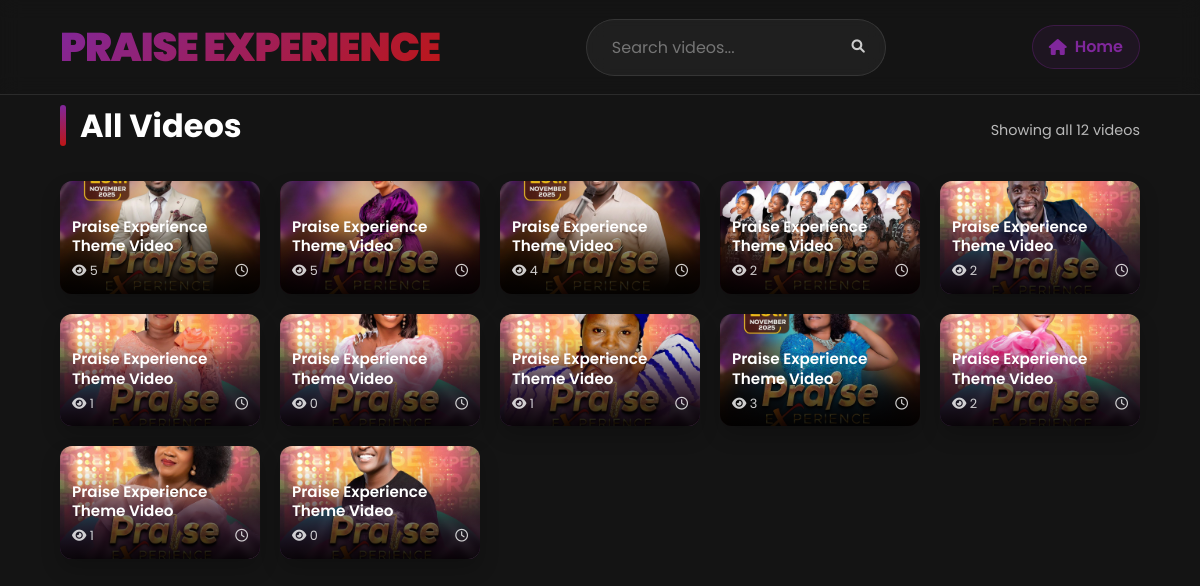
Page /core/videos/ on the committed database.
### item/models.py (models this page shows, shortened)
class Videos(models.Model):
    artist = models.ForeignKey(Artist,related_name='item', on_delete=models.CASCADE)
    title = models.CharField(max_length=255)
    cover_image = models.ImageField(upload_to='image',blank=True,null=True)
    videos = models.FileField(upload_to='videos',blank=True,null=True)
    description = models.TextField(blank=True,null=True)
    created_at = models.DateTimeField(auto_now_add=True)
    views = models.PositiveBigIntegerField(default=0)

### core/views.py (the view, shortened to what this page needs)
# urls.py: path('videos/',views.video,name='video'),
def video(request):
    watch_id = request.GET.get('watch')
    artist = Artist.objects.all()
    videos = Videos.objects.all()[ : 20]
    return render(request, 'core/videos.html', {
        'artist': artist,
        'videos': videos
    })

### core/templates/core/videos.html (shortened to what this page needs)
<!DOCTYPE html>
<html lang="en">
<head>
    <link rel="stylesheet" href="https://cdnjs.cloudflare.com/ajax/libs/font-awesome/6.0.0-beta3/css/all.min.css">
</head>
<body>
    <header id="main-header">
        <nav>
            <div class="logo">PRAISE EXPERIENCE</div>
            <div class="search-container">
                <div class="search-box">
                    <input type="text" id="searchInput" placeholder="Search videos..." aria-label="Search videos">
                    <button id="searchButton" aria-label="Search">
                        <i class="fas fa-search"></i>
                    </button>
                </div>
            </div>
            <a href="{% url 'core:index' %}" class="home-link">
                <i class="fas fa-home"></i>
                Home
            </a>
        </nav>
    </header>
    <main>
        <section class="video-grid-section">
            <div class="section-header">
                <h2 class="section-title">
                    {% if request.GET.watch %}More Videos{% else %}All Videos{% endif %}
                </h2>
                <div class="search-results-info" id="resultsInfo">
                    Showing all {{ videos|length }} videos
                </div>
            </div>
            <div class="video-grid" id="videoGrid">
                {% for video in videos %}
                    <div class="video-card" onclick="window.location='?watch={{ video.id }}'" data-title="{{ video.title|lower }}" data-views="{{ video.views }}" data-date="{{ video.created_at|date:'Y-m-d' }}">
                        <div class="video-thumbnail">
                            <img src="{{ video.cover_image.url }}" alt="{{ video.title }}">
                        </div>
                        <div class="video-card-info">
                            <h3 class="video-card-title">{{ video.title }}</h3>
                            <div class="video-card-meta">
                                <span><i class="fas fa-eye"></i> {{ video.views }}</span>
                                <span><i class="far fa-clock"></i> {{ video.duration }}</span>
                            </div>
                        </div>
                    </div>
                {% endfor %}
            </div>
        </section>
    </main>
</body>
</html>

### core/templates/core/videos.html (style rules this page uses)
:root { --glory-gold: #80279c; --royal-purple: #4B0082; --holy-spirit-red: #bd1616; --heavenly-white: #F8F8FF; --divine-dark: #0A0A1A; --premium-black: #141414; --worship-blue: #1E90FF; --glass-effect: rgba(255, 255, 255, 0.05); --glass-border: rgba(255, 255, 255, 0.1); --glow-effect: 0 0 15px rgba(128, 39, 156, 0.5); }
* { margin: 0; padding: 0; box-sizing: border-box; font-family: 'Poppins', 'Helvetica Neue', sans-serif; }
body { background: var(--premium-black); color: var(--heavenly-white); overflow-x: hidden; line-height: 1.6; }
header { position: fixed; top: 0; width: 100%; padding: 15px 5%; z-index: 1000; background: rgba(20, 20, 20, 0.9); backdrop-filter: blur(10px); -webkit-backdrop-filter: blur(10px); border-bottom: 1px solid var(--glass-border); transition: all 0.5s cubic-bezier(0.16, 1, 0.3, 1); }
nav { display: flex; justify-content: space-between; align-items: center; width: 100%; }
.logo { font-size: 2.5rem; font-weight: 900; background: linear-gradient(135deg, var(--glory-gold), var(--holy-spirit-red)); -webkit-background-clip: text; -webkit-text-fill-color: transparent; letter-spacing: -1px; position: relative; }
.logo::after { content: ''; position: absolute; bottom: 5px; left: 0; width: 100%; height: 3px; background: linear-gradient(90deg, var(--glory-gold), transparent); transform: scaleX(0); transform-origin: right; transition: transform 0.5s ease; }
.search-container { display: flex; align-items: center; gap: 15px; }
.search-box { display: flex; align-items: center; background: var(--glass-effect); border: 1px solid var(--glass-border); border-radius: 30px; padding: 10px 20px; width: 300px; backdrop-filter: blur(10px); transition: all 0.3s ease; }
.search-box input { background: transparent; border: none; color: white; width: 100%; padding: 5px; outline: none; font-size: 1rem; }
.search-box button { background: transparent; border: none; color: #ccc; cursor: pointer; transition: all 0.3s; }
.search-results-info { margin-top: 10px; color: rgba(255, 255, 255, 0.7); font-size: 0.9rem; text-align: center; }
main { padding-top: 100px; position: relative; }
.video-grid-section { padding: 0 5% 80px; max-width: 1400px; margin: 0 auto; position: relative; }
.section-header { display: flex; justify-content: space-between; align-items: center; margin-bottom: 30px; flex-wrap: wrap; gap: 20px; }
.section-title { font-size: 2rem; font-weight: 700; position: relative; padding-left: 20px; color: white; }
.section-title::before { content: ''; position: absolute; left: 0; top: 5px; height: 80%; width: 6px; background: linear-gradient(to bottom, var(--glory-gold), var(--holy-spirit-red)); border-radius: 3px; }
.video-grid { display: grid; grid-template-columns: repeat(auto-fill, minmax(180px, 1fr)); gap: 20px; }
.video-card { position: relative; border-radius: 12px; overflow: hidden; cursor: pointer; transition: all 0.4s cubic-bezier(0.165, 0.84, 0.44, 1); aspect-ratio: 16/9; background: var(--divine-dark); box-shadow: 0 10px 20px rgba(0, 0, 0, 0.2); }
.video-card::before { content: ''; position: absolute; top: 0; left: 0; width: 100%; height: 100%; background: linear-gradient(45deg, var(--glory-gold), var(--holy-spirit-red)); opacity: 0; transition: opacity 0.4s ease; z-index: 1; mix-blend-mode: overlay; }
.video-thumbnail { width: 100%; height: 100%; position: relative; }
.video-thumbnail img { width: 100%; height: 100%; object-fit: cover; transition: transform 0.5s ease; }
.video-card-info { position: absolute; bottom: 0; left: 0; right: 0; padding: 12px; background: linear-gradient(to top, rgba(0, 0, 0, 0.9), transparent); z-index: 2; transition: all 0.3s; }
.video-card-title { font-size: 0.95rem; font-weight: 600; margin-bottom: 5px; color: white; line-height: 1.3; display: -webkit-box; -webkit-line-clamp: 2; -webkit-box-orient: vertical; overflow: hidden; }
.video-card-meta { display: flex; justify-content: space-between; font-size: 0.8rem; color: rgba(255, 255, 255, 0.8); }
.home-link { color: var(--glory-gold); text-decoration: none; font-weight: 600; display: flex; align-items: center; gap: 8px; padding: 8px 16px; border-radius: 30px; background: rgba(128, 39, 156, 0.1); border: 1px solid rgba(128, 39, 156, 0.3); transition: all 0.3s ease; }

### rows in the picture
Videos: cover_image (picture), title "Praise Experience Theme Video", views "5"
Videos: cover_image (picture), title "Praise Experience Theme Video", views "5"
Videos: cover_image (picture), title "Praise Experience Theme Video", views "4"
Videos: cover_image (picture), title "Praise Experience Theme Video", views "2"
Videos: cover_image (picture), title "Praise Experience Theme Video", views "2"
Videos: cover_image (picture), title "Praise Experience Theme Video", views "1"
Videos: cover_image (picture), title "Praise Experience Theme Video", views "0"
Videos: cover_image (picture), title "Praise Experience Theme Video", views "1"
Videos: cover_image (picture), title "Praise Experience Theme Video", views "3"
Videos: cover_image (picture), title "Praise Experience Theme Video", views "2"
Videos: cover_image (picture), title "Praise Experience Theme Video", views "1"
Videos: cover_image (picture), title "Praise Experience Theme Video", views "0"

### other values in the picture
{{ videos|length }} "12"
